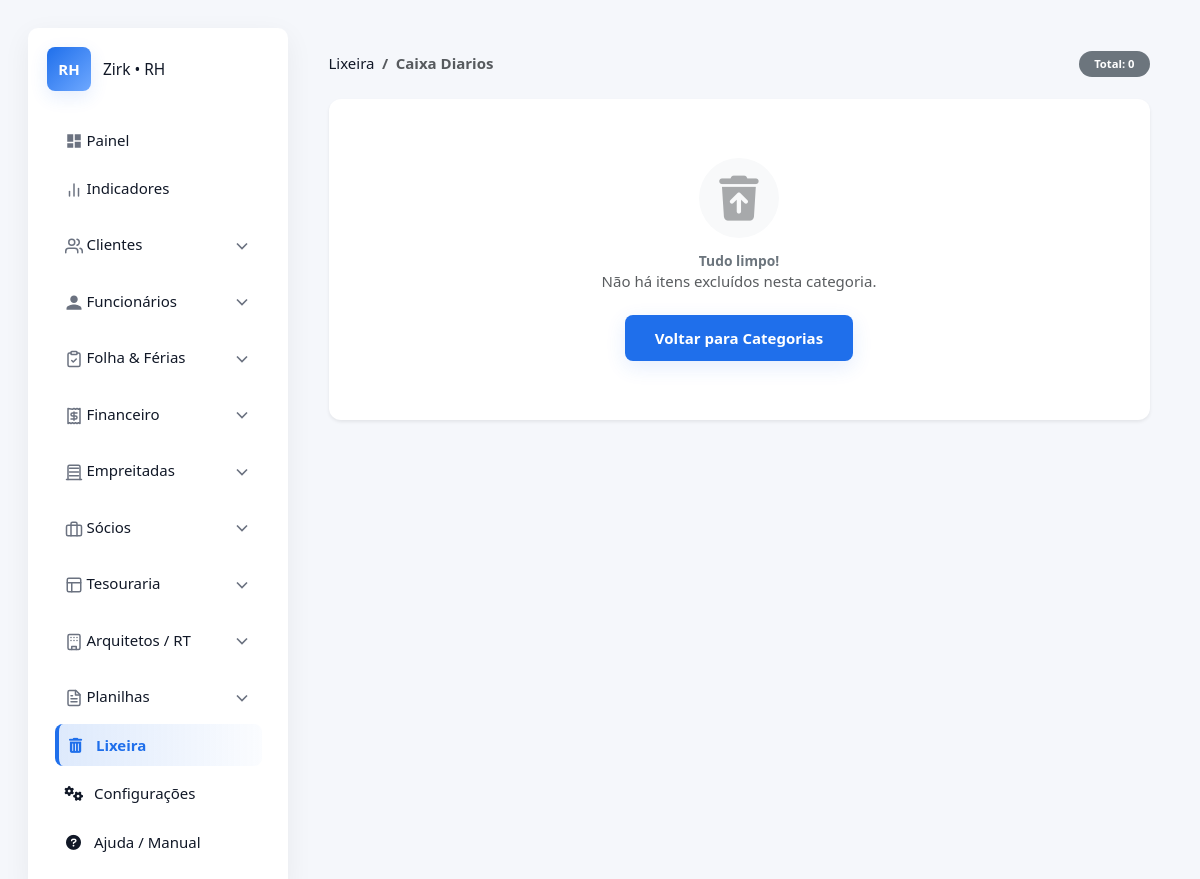
The page /configuracoes/lixeira/receber.caixadiario/ (signed in) on the database as committed earlier.
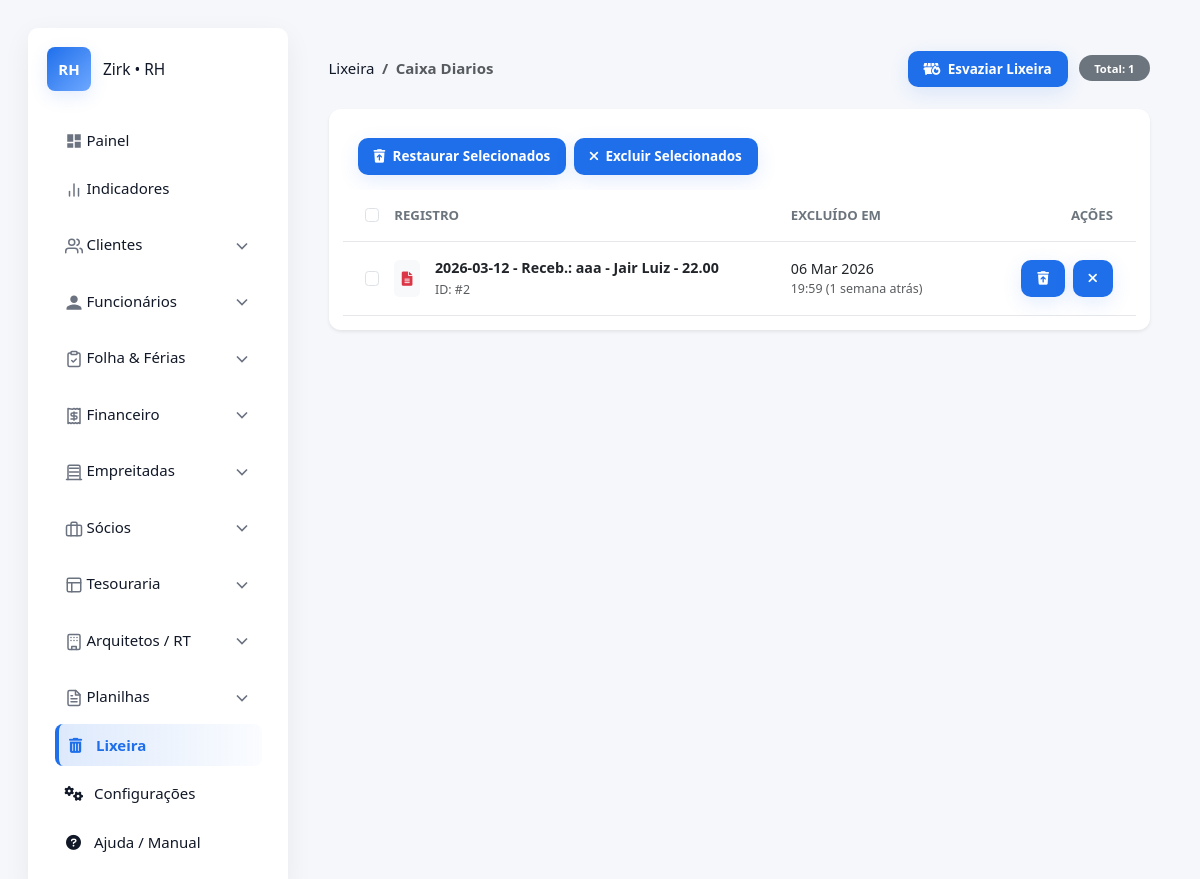
The same page on the database as committed later.
### apps/financeiro/receber/models.py (models this page shows)
class CaixaDiario(SoftDeleteMixin):
    TIPO_CHOICES = [
        ('E', 'Entrada'),
        ('S', 'Saída'),
    ]
    data = models.DateField()
    historico = models.CharField(max_length=255)
    tipo = models.CharField(max_length=1, choices=TIPO_CHOICES)
    valor = models.DecimalField(max_digits=10, decimal_places=2)
    def __str__(self):
        return f"{self.data} - {self.historico} - {self.valor}"

### apps/configuracoes/views.py (the view)
# urls.py: path('lixeira/<str:model_key>/', views.lixeira_itens, name='lixeira_itens'),
@login_required
@user_passes_test(is_admin)
def lixeira_itens(request, model_key):
    try:
        app_label, model_name = model_key.split('.')
        model = apps.get_model(app_label, model_name)
    except (LookupError, ValueError):
        messages.error(request, "Modelo inválido.")
        return redirect('configuracoes:lixeira_dashboard')
    if not hasattr(model, 'trash'):
        messages.error(request, "Lixeira não habilitada para este item.")
        return redirect('configuracoes:lixeira_dashboard')
    itens_list = model.trash.all().order_by('-deleted_at')
    paginator = Paginator(itens_list, 20)
    itens = paginator.get_page(request.GET.get('page'))
    return render(request, 'core/configuracoes/lixeira_itens.html', {
        'itens': itens,
        'verbose_name': model._meta.verbose_name_plural.title(),
        'model_key': model_key
    })

### apps/configuracoes/context_processors.py (called while the page is built)
def configuracoes_globais(request):
    return {}

### apps/configuracoes/mixin.py (called while the page is built)
    def get_queryset(self):
        return super().get_queryset().filter(is_deleted=False)

    def get_queryset(self):
        return super().get_queryset().filter(is_deleted=True)

### apps/configuracoes/views.py (called while the page is built)
def is_admin(user):
    return user.is_superuser or user.is_staff

### apps/ferias/service.py (called while the page is built, shortened)
def gerar_novo_periodo_aquisitivo(funcionario):
    if getattr(funcionario, 'is_deleted', False):
        return None
    if not hasattr(funcionario, 'dados_trabalhistas'):
        return None
    dados = funcionario.dados_trabalhistas
    data_admissao = dados.data_admissao_marcenaria or dados.data_admissao_contabilidade
    if not data_admissao:
        return None
    ultimo_periodo = funcionario.periodos_aquisitivos.order_by('-data_fim').first()
    hoje = timezone.now().date()
    data_limite_retroativa = hoje - relativedelta(years=2)
    data_inicio_calculada = None
    if not ultimo_periodo:
        data_inicio_calculada = data_admissao
    else:
        if ultimo_periodo.data_fim >= hoje:
            return None  # Período atual ainda está vigente
        data_inicio_calculada = ultimo_periodo.data_fim + timedelta(days=1)

### templates/core/configuracoes/lixeira_itens.html (shortened to what the changed rows need)
{% extends 'core/base.html' %}
{% block content %}
<div class="container mt-4 mb-5">
    <div class="d-flex justify-content-between align-items-center mb-4">
        <div>
            {% if itens %}
            <a href="{% url 'configuracoes:esvaziar_lixeira' model_key %}"
               class="btn btn-danger btn-sm me-2"
               onclick="return confirm('⚠️ TEM CERTEZA? Isso apagará TODOS os itens desta lixeira permanentemente (não apenas os desta página). Esta ação é irreversível.');">
                <i class="fas fa-dumpster-fire me-1"></i> Esvaziar Lixeira
            </a>
            {% endif %}
            <span class="badge bg-secondary rounded-pill px-3 py-2">
                Total: {{ itens.paginator.count }}
            </span>
        </div>
    </div>
    <form method="POST" action="{% url 'configuracoes:acoes_lixeira_em_massa' model_key %}" id="bulkForm">
        <div class="card shadow-sm border-0">
            {% if itens %}
            <div class="card-header bg-white py-3 border-0 d-flex gap-2">
                <button type="submit" name="acao" value="restaurar" class="btn btn-outline-success btn-sm" onclick="return confirm('Restaurar itens selecionados?')">
                    <i class="fas fa-trash-restore me-1"></i> Restaurar Selecionados
                </button>
                <button type="submit" name="acao" value="excluir" class="btn btn-outline-danger btn-sm" onclick="return confirm('⚠️ Excluir permanentemente os itens selecionados?')">
                    <i class="fas fa-times me-1"></i> Excluir Selecionados
                </button>
            </div>
            <div class="table-responsive">
                <table class="table table-hover align-middle mb-0">
                    <thead class="bg-light">
                        <tr>
                            <th class="ps-4 py-3" style="width: 40px;">
                                <input type="checkbox" class="form-check-input" id="select-all">
                            </th>
                            <th class="py-3 text-secondary text-uppercase small fw-bold" style="width: 50%;">Registro</th>
                            <th class="py-3 text-secondary text-uppercase small fw-bold">Excluído em</th>
                            <th class="pe-4 py-3 text-end text-secondary text-uppercase small fw-bold">Ações</th>
                        </tr>
                    </thead>
                    <tbody>
                        {% for item in itens %}
                        <tr>
                            <td class="ps-4 py-3">
                                <input type="checkbox" name="item_ids" value="{{ item.pk }}" class="form-check-input item-checkbox">
                            </td>
                            <td class="py-3">
                                <div class="d-flex align-items-center">
                                    <div class="bg-light rounded p-2 me-3 text-danger">
                                        <i class="fas fa-file-alt"></i>
                                    </div>
                                    <div>
                                        <div class="fw-bold text-dark">{{ item }}</div>
                                        <small class="text-muted">ID: #{{ item.pk }}</small>
                                    </div>
                                </div>
                            </td>
                            <td class="py-3">
                                <div class="d-flex flex-column">
                                    <span class="fw-500 text-dark">{{ item.deleted_at|date:"d M Y" }}</span>
                                    <small class="text-muted">{{ item.deleted_at|date:"H:i" }} ({{ item.deleted_at|timesince }} atrás)</small>
                                </div>
                            </td>
                            <td class="pe-4 py-3 text-end">
                                <a href="{% url 'configuracoes:restaurar_item' model_key item.pk %}"
                                   class="btn btn-outline-success btn-sm hover-lift me-1"
                                   data-bs-toggle="tooltip"
                                   title="Restaurar este item"
                                   onclick="return confirm('Tem certeza que deseja restaurar este item?');">
                                    <i class="fas fa-trash-restore"></i>
                                </a>
                                <a href="{% url 'configuracoes:deletar_permanente' model_key item.pk %}"
                                   class="btn btn-outline-danger btn-sm hover-lift"
                                   data-bs-toggle="tooltip"
                                   title="Excluir Permanentemente"
                                   onclick="return confirm('ATENÇÃO: Isso apagará o registro para sempre. Continuar?');">
                                    <i class="fas fa-times"></i>
                                </a>
                            </td>
                        </tr>
                        {% endfor %}
                    </tbody>
                </table>
            </div>
            {% else %}
            <div class="text-center py-5">
                <div class="mb-3">
                    <div class="bg-light rounded-circle d-inline-flex justify-content-center align-items-center" style="width: 80px; height: 80px;">
                        <i class="fas fa-trash-restore fa-3x text-muted opacity-50"></i>
                    </div>
                </div>
                <h4 class="text-secondary fw-bold">Tudo limpo!</h4>
                <p class="text-muted">Não há itens excluídos nesta categoria.</p>
                <a href="{% url 'configuracoes:lixeira_dashboard' %}" class="btn btn-primary mt-2">
                    Voltar para Categorias
                </a>
            </div>
            {% endif %}
        </div>
    </form>
</div>
{% endblock %}

Rows that differ between the two databases and show on the page:
added CaixaDiario: data+historico+valor "2026-03-12 - Receb.: aaa - Jair Luiz - 22.00", pk "2", deleted_at "06 Mar 2026", deleted_at "19:59", deleted_at "1 semana"
Other text that changed with them:
{{ itens.paginator.count }}: "0" → "1"
form field value: (not shown) → "☐"
text no longer shown: "Tudo limpo! Não há itens excluídos nesta categoria. Voltar para Categorias"
text now shown: "Esvaziar Lixeira Restaurar Selecionados Excluir Selecionados REGISTRO EXCLUÍDO EM AÇÕES"
